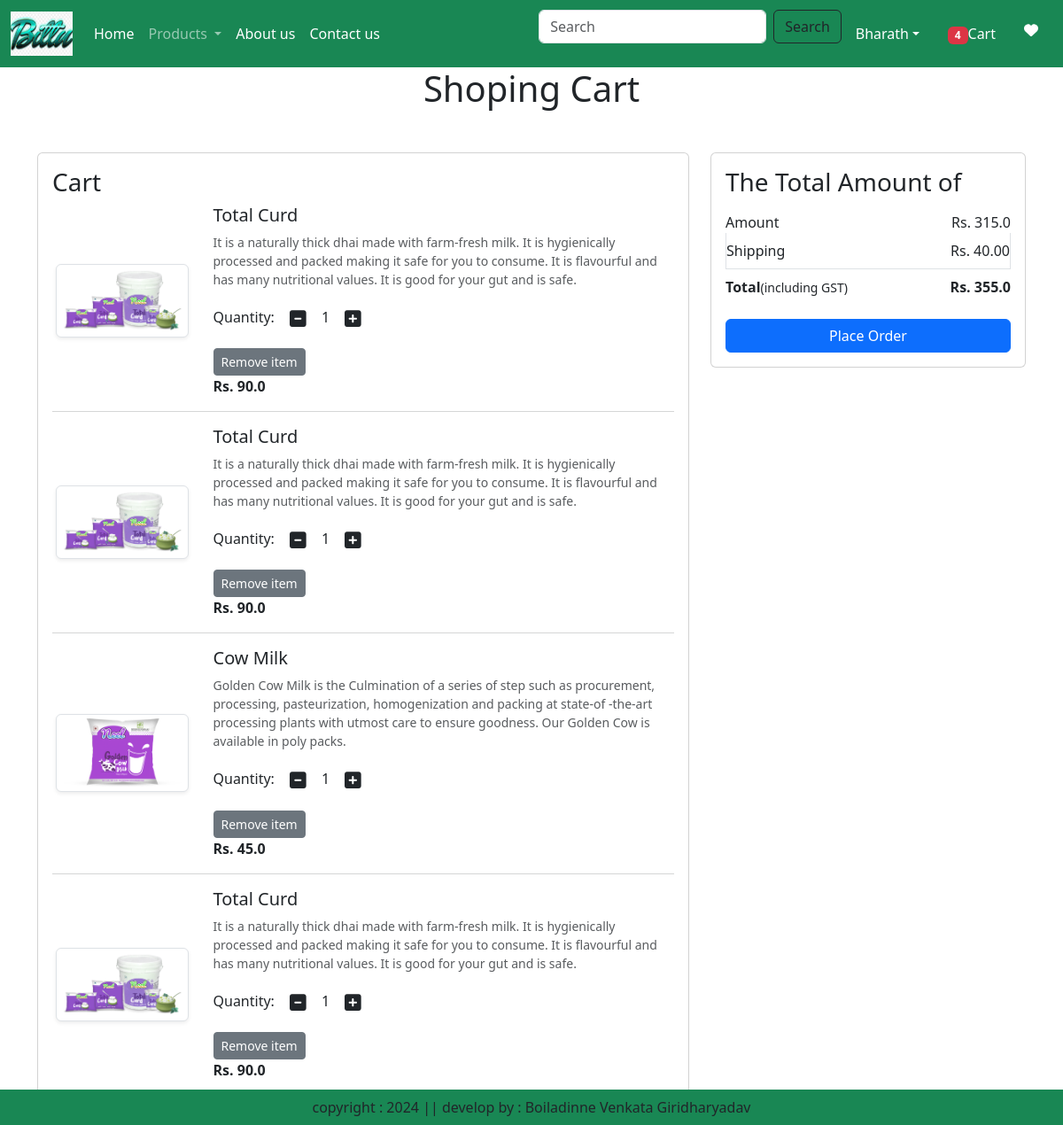
The app's page /cart/ (signed in) with its own data.
### app/models.py (models this page shows, shortened)
class Cart(models.Model):
    user = models.ForeignKey(User,on_delete=models.CASCADE)
    product = models.ForeignKey(Product,on_delete=models.CASCADE)
    quantity = models.PositiveIntegerField(default=1)

class Product(models.Model):
    title = models.CharField(max_length=100)
    selling_price = models.FloatField()
    discounted_price = models.FloatField()
    description = models.TextField()
    composition = models.TextField(default='')
    prodapp = models.TextField(default='')
    category = models.CharField(choices=CATEGORY_CHOICES, max_length=2)
    product_image = models.ImageField(upload_to='product')

### app/views.py (the view)
# urls.py: path('cart/',views.show_cart,name='showcart'),
@login_required
def show_cart(request):
    user = request.user
    cart = Cart.objects.filter(user=user)
    amount = 0
    for p in cart:
        value = p.quantity * p.product.discounted_price
        amount = amount + value
    totalamount = amount + 40
    totalitem = 0
    wishitem = 0
    if request.user.is_authenticated:
        totalitem = len(Cart.objects.filter(user=request.user))
        wishitem = len(Wishlist.objects.filter(user=request.user))
    return render(request,'app/addtocart.html',locals())

### app/templates/app/addtocart.html (shortened to what this page needs)
{% extends 'app/base.html' %}
{% load static %}
{% block main-content %}
    <div class="container" my-5>
        <div class="row">
            {% if cart %}
            <h1 class="text-center mb-5">Shoping Cart </h1>
            <div class="col-sm-8">
                <div class='card'>
                    <div class='card-body'>
                        <h3> Cart </h3>
                        {% for item in cart %}
                        <div class='row'>
                            <div class='col-sm-3 text-center align-self-center'><img src="{{item.product.product_image.url}}" alt="" srcset="" class="img-fluid img-thumbnail shadow-sm" height="150" width="150"> </div>
                            <div class='col-sm-9'>
                                <div>
                                    <h5>{{item.product.title}}</h5>
                                    <p class="mb-2 text-muted small">{{item.product.description}}</p>
                                    <div class="my-3">
                                        <label for="quantity">Quantity:</label>
                                        <a class="minus-cart btn" pid={{item.product.id}}><i class="fas fa-minus-square fa-lg"></i></a>
                                        <span id="quantity">{{item.quantity}}</span>
                                        <a class="plus-cart btn" pid={{item.product.id}}><i class="fas fa-plus-square fa-lg"></i></a>
                                    </div>
                                    <div class="d-flux justify-content-between">
                                        <a href="#" class="remove-cart btn btn-sm btn-secondary mr-3 " pid={{item.product.id}}>Remove item</a>
                                        <p class="mb-0"><span><strong>Rs. {{item.product.discounted_price}}</strong></span></p>
                                    </div>
                                </div>
                            </div>
                        </div>
                        <hr class="text-muted">
                        {% endfor %}
                    </div>
                </div>
            </div>
            <div class="col-sm-4">
                <div class="card">
                    <div class="card-body">
                        <h3> The Total Amount of </h3>
                        <ul class="list-group">
                            <li class="list-group-item d-flex justify-content-between align-items-center border-0 px-0 pb-0"> Amount<span id="amount">Rs. {{amount}}</span></li>
                            <li class="list-group-item d-flex justify-content-between align-items-center px-0">Shipping<span>Rs. 40.00</span></li>
                            <li class="list-group-item d-flex justify-content-between align-items-center border-0 px-0 mb-3">
                                <div>
                                    <strong>Total</strong><small>(including GST)</small>
                                </div>
                                <span id="totalamount"><strong>Rs. {{totalamount}}</strong></span>
                            </li>
                        </ul>
                        <div class="d-grid"><a href="{% url 'checkout' %}" class="btn btn-primary">Place Order</a></div>
                    </div>
                </div>
            </div>
            {% else %}
            <h1 class="text-center mb-5">Cart is Empty</h1>
            {% endif %}
        </div>
    </div>
{% endblock main-content%}

### app/templates/app/base.html (shortened to what this page needs)
<html>
{% load static %}
<head>
    <link href="https://cdn.jsdelivr.net/npm/bootstrap@5.3.2/dist/css/bootstrap.min.css" rel="stylesheet">
    <link rel = "stylesheet" href = {% static "app\css\all.min.css" %}>
    <link rel = "stylesheet" href = {% static "app\css\owl.carousel.min.css" %}>
    <link rel = "stylesheet" href = {% static "app\css\style.css" %}>
</head>
<body>
    <nav class="navbar navbar-expand-lg navbar-dark bg-success ">
        <div class="container-fluid">
          <a class="navbar-brand" href="#">
            <img src = "{% static 'app/images/product/bittu.png' %}" width="70" height="50" />
          </a>
          <div class="collapse navbar-collapse" id="navbarSupportedContent">
            <ul class="navbar-nav me-auto mb-2 mb-lg-0">
              {% if request.user.is_authenticated %}
              <li class="nav-item">
                <a class="nav-link active" aria-current="page" href="/">Home</a>
              </li>
              <li class="nav-item dropdown">
                <a class="nav-link dropdown-toggle" href="#" role="button" data-bs-toggle="dropdown" aria-expanded="false">
                  Products
                </a>
              <li class="nav-item">
                <a class="nav-link text-white" href="{% url 'about' %}">About us</a>
              </li>
              </li>
              <li class="nav-item">
                <a class="nav-link text-white" href="{% url 'contact' %}">Contact us</a>
              </li>
            </ul>
            <form class="d-flex" role="search" action='/search'>
              <input class="form-control me-2" type="search" placeholder="Search" name="search" aria-label="Search">
              <button class="btn btn-outline-dark" type="submit">Search</button>
            </form>
          </div>
          <ul class="navbar-nav me-auto mb-2 mb-lg-0">
            <li class="nav-item dropdown mx-2">
              <a class="nav-link dropdown-toggle text-white" href="#" id="profileDropdown" role="button" data-bs-toggle="dropdown" aria-expanded="false">Bharath</a>
            </li>
            <li class="nav-item mx-2">
              <a href="{% url 'showcart' %}" class="nav-link text-white"><span class="badge bg-danger">{% if totalitem > 0 %}{{totalitem}} {% endif %}</span>Cart</a>
            </li>
            <li class="nav-item mx-2">
              <a href="{% url 'showwishlist' %}" class="nav-link text-white">   <i class="fa fa-heart"></i></a>
            </li>
            {% endif%}
          </ul>
        </div>
      </nav>
      {% block main-content %} {% endblock main-content %}
      <footer class="container-fluid fixed-bottom bg-success text-center p-2 mt-5">
        copyright : 2024 || develop by : Boiladinne Venkata Giridharyadav
      </footer>
</body>
</html>

### records on screen
Cart: product.product_image (picture), product "Total Curd", product.description "It is a naturally thick dhai made with farm-fresh milk. It is hygienically processed and packed making it safe for you to consume. It is flavourful and has many nutritional values. It is good for your gut and is safe.", quantity "1", product.discounted_price "90.0"
Cart: product.product_image (picture), product "Total Curd", product.description "It is a naturally thick dhai made with farm-fresh milk. It is hygienically processed and packed making it safe for you to consume. It is flavourful and has many nutritional values. It is good for your gut and is safe.", quantity "1", product.discounted_price "90.0"
Cart: product.product_image (picture), product "Cow Milk", product.description "Golden Cow Milk is the Culmination of a series of step such as procurement, processing, pasteurization, homogenization and packing at state-of -the-art processing plants with utmost care to ensure goodness. Our Golden Cow is available in poly packs.", quantity "1", product.discounted_price "45.0"
Cart: product.product_image (picture), product "Total Curd", product.description "It is a naturally thick dhai made with farm-fresh milk. It is hygienically processed and packed making it safe for you to consume. It is flavourful and has many nutritional values. It is good for your gut and is safe.", quantity "1", product.discounted_price "90.0"

### other values on screen
{{ totalitem }} "4"
{{ amount }} "315.0"
{{ totalamount }} "355.0"
